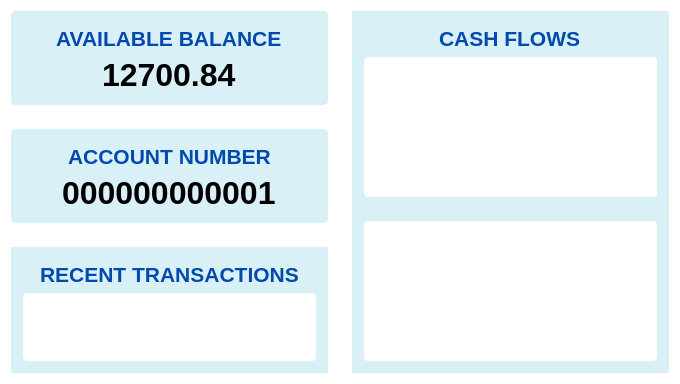
<?xml version="1.0" encoding="UTF-8"?>
<ui version="4.0">
 <class>Form</class>
 <widget class="QWidget" name="Form">
  <property name="geometry">
   <rect>
    <x>0</x>
    <y>0</y>
    <width>680</width>
    <height>381</height>
   </rect>
  </property>
  <property name="windowTitle">
   <string>Form</string>
  </property>
  <property name="styleSheet">
   <string notr="true">background: #ffffff;</string>
  </property>
  <layout class="QHBoxLayout" name="horizontalLayout" stretch="1,1">
   <property name="spacing">
    <number>24</number>
   </property>
   <item>
    <layout class="QVBoxLayout" name="verticalLayout_2">
     <property name="spacing">
      <number>24</number>
     </property>
     <item>
      <layout class="QVBoxLayout" name="verticalLayout_5">
       <property name="spacing">
        <number>24</number>
       </property>
       <item>
        <widget class="QGroupBox" name="groupBox">
         <property name="styleSheet">
          <string notr="true">background: #daf0f7;
border: 0;
border-radius: 4px;</string>
         </property>
         <property name="title">
          <string/>
         </property>
         <layout class="QVBoxLayout" name="verticalLayout_4">
          <item alignment="Qt::AlignHCenter">
           <widget class="QLabel" name="header_bal">
            <property name="font">
             <font>
              <pointsize>16</pointsize>
              <bold>true</bold>
             </font>
            </property>
            <property name="styleSheet">
             <string notr="true">color: #004aad</string>
            </property>
            <property name="text">
             <string>AVAILABLE BALANCE</string>
            </property>
           </widget>
          </item>
          <item alignment="Qt::AlignHCenter">
           <widget class="QLabel" name="bal_label">
            <property name="sizePolicy">
             <sizepolicy hsizetype="Preferred" vsizetype="Preferred">
              <horstretch>0</horstretch>
              <verstretch>0</verstretch>
             </sizepolicy>
            </property>
            <property name="font">
             <font>
              <pointsize>24</pointsize>
              <bold>true</bold>
             </font>
            </property>
            <property name="styleSheet">
             <string notr="true"/>
            </property>
            <property name="text">
             <string>12700.84</string>
            </property>
           </widget>
          </item>
         </layout>
        </widget>
       </item>
      </layout>
     </item>
     <item>
      <widget class="QGroupBox" name="groupBox_4">
       <property name="styleSheet">
        <string notr="true">background: #daf0f7;
border: 0;
border-radius: 4px;</string>
       </property>
       <property name="title">
        <string/>
       </property>
       <layout class="QVBoxLayout" name="verticalLayout_8">
        <item alignment="Qt::AlignHCenter">
         <widget class="QLabel" name="header_acct_num">
          <property name="font">
           <font>
            <pointsize>16</pointsize>
            <bold>true</bold>
           </font>
          </property>
          <property name="styleSheet">
           <string notr="true">color: #004aad</string>
          </property>
          <property name="text">
           <string>ACCOUNT NUMBER</string>
          </property>
         </widget>
        </item>
        <item alignment="Qt::AlignHCenter">
         <widget class="QLabel" name="acct_num_label">
          <property name="sizePolicy">
           <sizepolicy hsizetype="Preferred" vsizetype="Preferred">
            <horstretch>0</horstretch>
            <verstretch>0</verstretch>
           </sizepolicy>
          </property>
          <property name="font">
           <font>
            <pointsize>24</pointsize>
            <bold>true</bold>
           </font>
          </property>
          <property name="styleSheet">
           <string notr="true"/>
          </property>
          <property name="text">
           <string>000000000001</string>
          </property>
         </widget>
        </item>
       </layout>
      </widget>
     </item>
     <item>
      <widget class="QGroupBox" name="groupBox_2">
       <property name="styleSheet">
        <string notr="true">border: 0;
background: #daf0f7;</string>
       </property>
       <property name="title">
        <string/>
       </property>
       <layout class="QVBoxLayout" name="verticalLayout_6">
        <item alignment="Qt::AlignHCenter">
         <widget class="QLabel" name="header_recent_transactions">
          <property name="font">
           <font>
            <pointsize>16</pointsize>
            <bold>true</bold>
           </font>
          </property>
          <property name="styleSheet">
           <string notr="true">color: #004aad;</string>
          </property>
          <property name="text">
           <string>RECENT TRANSACTIONS</string>
          </property>
         </widget>
        </item>
        <item>
         <widget class="QTableView" name="tbl_recent_transactions">
          <property name="styleSheet">
           <string notr="true">background: #ffffff;
border-radius: 4px;</string>
          </property>
         </widget>
        </item>
       </layout>
      </widget>
     </item>
    </layout>
   </item>
   <item>
    <widget class="QGroupBox" name="groupBox_3">
     <property name="styleSheet">
      <string notr="true">background: #daf0f7;
border: 0;</string>
     </property>
     <property name="title">
      <string/>
     </property>
     <layout class="QVBoxLayout" name="verticalLayout_3">
      <item>
       <layout class="QVBoxLayout" name="verticalLayout" stretch="0,1">
        <item alignment="Qt::AlignHCenter">
         <widget class="QLabel" name="cash_flows">
          <property name="font">
           <font>
            <pointsize>16</pointsize>
            <bold>true</bold>
           </font>
          </property>
          <property name="styleSheet">
           <string notr="true">color: #004aad</string>
          </property>
          <property name="text">
           <string>CASH FLOWS</string>
          </property>
         </widget>
        </item>
        <item>
         <layout class="QVBoxLayout" name="verticalLayout_7">
          <property name="spacing">
           <number>24</number>
          </property>
          <item>
           <widget class="QWidget" name="expense_graph" native="true">
            <property name="minimumSize">
             <size>
              <width>120</width>
              <height>80</height>
             </size>
            </property>
            <property name="styleSheet">
             <string notr="true">border-radius: 4px;
background: #ffffff;</string>
            </property>
           </widget>
          </item>
          <item>
           <widget class="QWidget" name="income_graph" native="true">
            <property name="minimumSize">
             <size>
              <width>120</width>
              <height>80</height>
             </size>
            </property>
            <property name="styleSheet">
             <string notr="true">background: #ffffff;
border-radius: 4px;</string>
            </property>
           </widget>
          </item>
         </layout>
        </item>
       </layout>
      </item>
     </layout>
    </widget>
   </item>
  </layout>
 </widget>
 <resources/>
 <connections/>
</ui>
